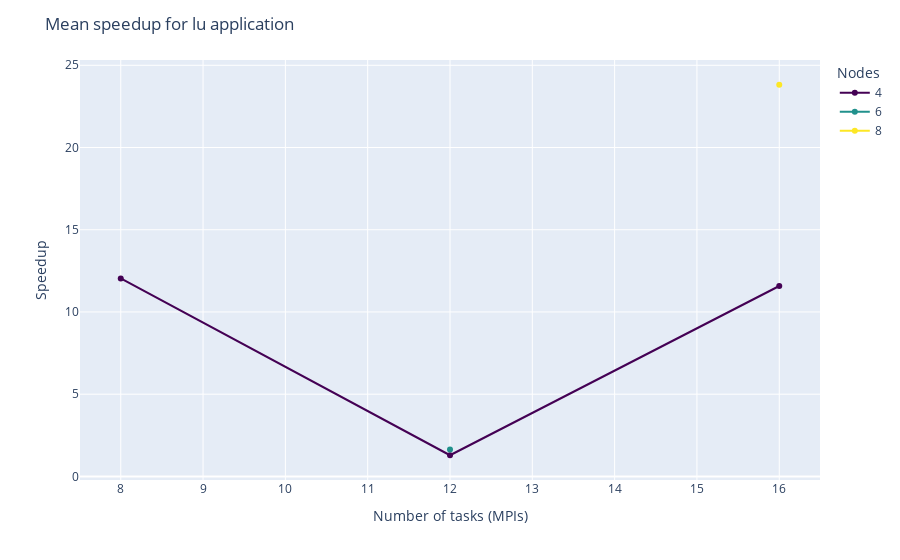

This figure's notebook cell:
### Markdown cell above
## Speedup vs ntasks (MPIs)

### Code cell
fig = px.line(x=lu['ntasks'], y=lu['empirical speedup'],
                markers=True,
                color=lu['nodes'],
                color_discrete_sequence=['#440154', '#21918c', '#fde725'])

# change the title
fig.update_layout(title='Mean speedup for lu application',
                    legend_title_text='Nodes',
                    xaxis_title='Number of tasks (MPIs)',
                    yaxis_title='Speedup')

fig.show()
# save the figure as a png file
fig.write_image("Figures/mean_speedup_lu.png")

### Figure 1 — Plotly figure (JSON) as saved in the notebook; plotly's stock layout.template omitted (floating-point values rounded to 4 significant figures)
{"data": [{"hovertemplate": "color=4<br>x=%{x}<br>y=%{y}<extra></extra>", "legendgroup": "4", "line": {"color": "#440154", "dash": "solid"}, "marker": {"symbol": "circle"}, "mode": "markers+lines", "name": "4", "orientation": "v", "showlegend": true, "type": "scatter", "x": [8, 12, 16], "xaxis": "x", "y": [12.04, 1.287, 11.58], "yaxis": "y"}, {"hovertemplate": "color=6<br>x=%{x}<br>y=%{y}<extra></extra>", "legendgroup": "6", "line": {"color": "#21918c", "dash": "solid"}, "marker": {"symbol": "circle"}, "mode": "markers+lines", "name": "6", "orientation": "v", "showlegend": true, "type": "scatter", "x": [12], "xaxis": "x", "y": [1.641], "yaxis": "y"}, {"hovertemplate": "color=8<br>x=%{x}<br>y=%{y}<extra></extra>", "legendgroup": "8", "line": {"color": "#fde725", "dash": "solid"}, "marker": {"symbol": "circle"}, "mode": "markers+lines", "name": "8", "orientation": "v", "showlegend": true, "type": "scatter", "x": [16], "xaxis": "x", "y": [23.82], "yaxis": "y"}], "layout": {"legend": {"title": {"text": "Nodes"}, "tracegroupgap": 0}, "margin": {"t": 60}, "title": {"text": "Mean speedup for lu application"}, "xaxis": {"anchor": "y", "domain": [0, 1], "title": {"text": "Number of tasks (MPIs)"}}, "yaxis": {"anchor": "x", "domain": [0, 1], "title": {"text": "Speedup"}}}}
